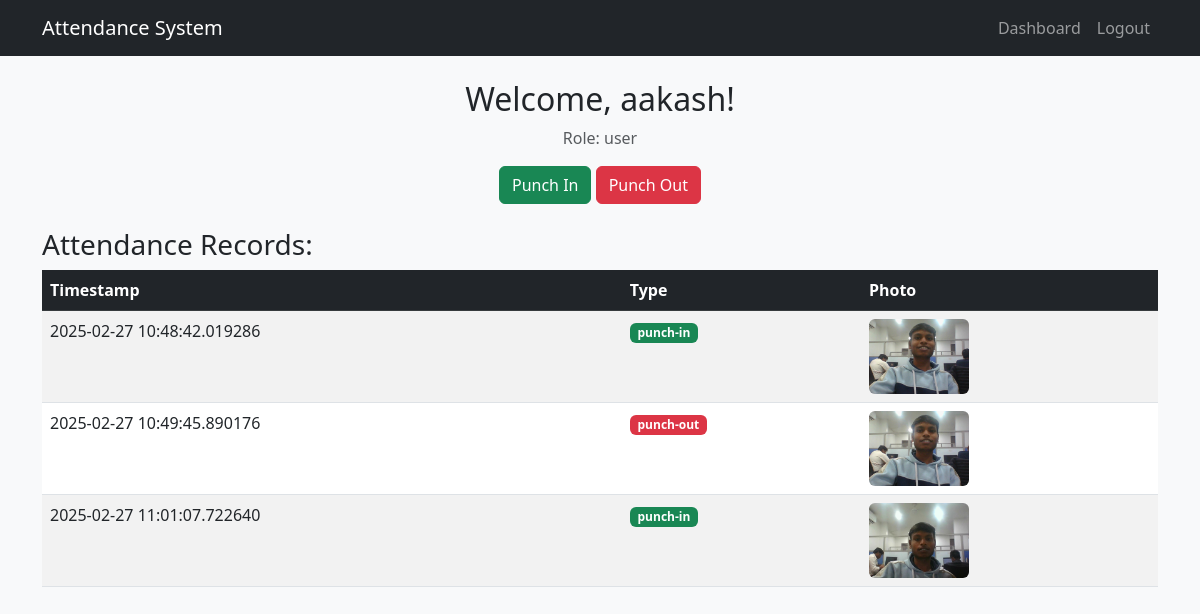
The page /dashboard (signed in) on the database its author committed.
### app.py (models this page shows)
class User(db.Model, UserMixin):
    id = db.Column(db.Integer, primary_key=True)
    username = db.Column(db.String(50), unique=True, nullable=False)
    password = db.Column(db.String(100), nullable=False)
    role = db.Column(db.String(10), nullable=False)  # 'user' or 'admin'

class Attendance(db.Model):
    id = db.Column(db.Integer, primary_key=True)
    user_id = db.Column(db.Integer, db.ForeignKey('user.id'), nullable=False)
    timestamp = db.Column(db.DateTime, default=datetime.datetime.utcnow)
    photo_path = db.Column(db.String(100), nullable=False)
    type = db.Column(db.String(10), nullable=False)  # 'punch-in' or 'punch-out'
    latitude = db.Column(db.String(20), nullable=True)
    longitude = db.Column(db.String(20), nullable=True)

### app.py (the view)
@app.route('/dashboard')
@login_required
def dashboard():
    if current_user.role == 'admin':
        attendance_records = Attendance.query.all()
    else:
        attendance_records = Attendance.query.filter_by(user_id=current_user.id).all()
    return render_template('dashboard.html', records=attendance_records, user=current_user)

### app.py (called while the page is built)
@login_manager.user_loader
def load_user(user_id):
    return User.query.get(int(user_id))

### templates/dashboard.html (shortened to what this page needs)
{% extends "base.html" %}
{% block content %}
<div class="text-center">
    <h2>Welcome, {{ user.username }}!</h2>
    <p class="text-muted">Role: {{ user.role }}</p>
    <a href="/punch/punch-in" class="btn btn-success">Punch In</a>
    <a href="/punch/punch-out" class="btn btn-danger">Punch Out</a>
</div>
<h3 class="mt-4">Attendance Records:</h3>
<table class="table table-striped">
    <thead class="table-dark">
        <tr>
            <th>Timestamp</th>
            <th>Type</th>
            <th>Photo</th>
        </tr>
    </thead>
    <tbody>
        {% for record in records %}
        <tr>
            <td>{{ record.timestamp }}</td>
            <td><span class="badge bg-{{ 'success' if record.type == 'punch-in' else 'danger' }}">{{ record.type }}</span></td>
            <td><img src="{{ record.photo_path }}" width="100" class="rounded"></td>
        </tr>
        {% endfor %}
    </tbody>
</table>
{% endblock %}

### templates/base.html (shortened to what this page needs)
<!DOCTYPE html>
<html lang="en">
<head>
    <link href="https://cdn.jsdelivr.net/npm/bootstrap@5.3.0/dist/css/bootstrap.min.css" rel="stylesheet">
    <link rel="stylesheet" href="{{ url_for('static', filename='styles.css') }}">
</head>
<body>
<nav class="navbar navbar-expand-lg navbar-dark bg-dark">
    <div class="container">
        <a class="navbar-brand" href="/">Attendance System</a>
        <div class="collapse navbar-collapse">
            <ul class="navbar-nav ms-auto">
                {% if current_user.is_authenticated %}
                    <li class="nav-item"><a class="nav-link" href="/dashboard">Dashboard</a></li>
                    <li class="nav-item"><a class="nav-link" href="/logout">Logout</a></li>
                {% else %}
                    <li class="nav-item"><a class="nav-link" href="/login">Login</a></li>
                    <li class="nav-item"><a class="nav-link" href="/register">Register</a></li>
                {% endif %}
            </ul>
        </div>
    </div>
</nav>
<div class="container mt-4">
    {% block content %}{% endblock %}
</div>
</body>
</html>

### static/styles.css (style rules this page uses)
body { background-color: #f8f9fa; }

### rows shown on the page
User: username "aakash", role "user"
Attendance: timestamp "2025-02-27 10:48:42.019286", type "punch-in", photo_path (picture)
Attendance: timestamp "2025-02-27 10:49:45.890176", type "punch-out", photo_path (picture)
Attendance: timestamp "2025-02-27 11:01:07.722640", type "punch-in", photo_path (picture)
